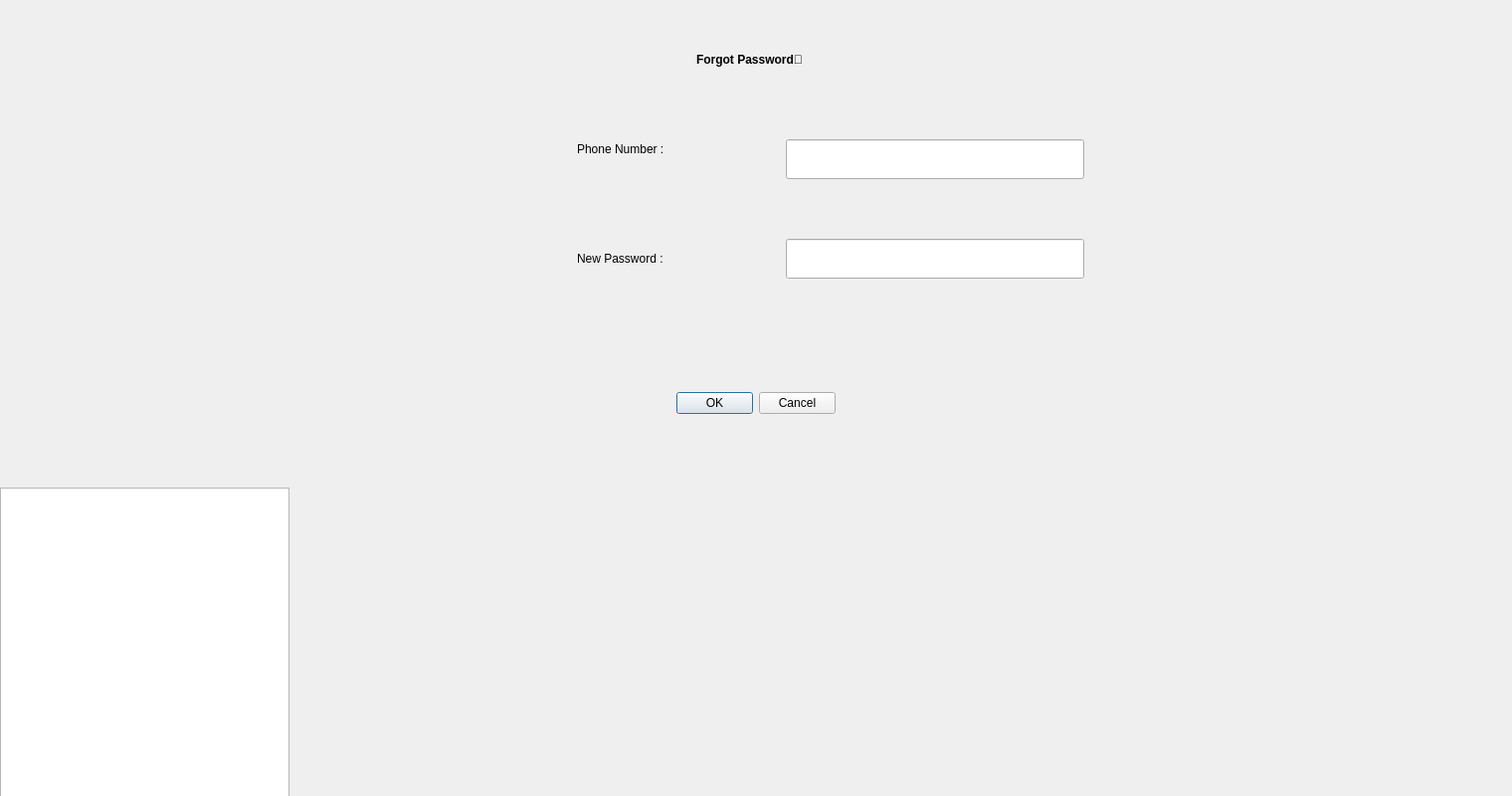
<?xml version="1.0" encoding="UTF-8"?>
<ui version="4.0">
 <class>ForgotPassword</class>
 <widget class="QDialog" name="ForgotPassword">
  <property name="geometry">
   <rect>
    <x>0</x>
    <y>0</y>
    <width>1520</width>
    <height>800</height>
   </rect>
  </property>
  <property name="windowTitle">
   <string>Dialog</string>
  </property>
  <property name="styleSheet">
   <string notr="true">background-image: url(:/loginbg/bg/106380.jpg);</string>
  </property>
  <widget class="QLineEdit" name="lineEdit">
   <property name="geometry">
    <rect>
     <x>790</x>
     <y>140</y>
     <width>300</width>
     <height>40</height>
    </rect>
   </property>
  </widget>
  <widget class="QLabel" name="label">
   <property name="geometry">
    <rect>
     <x>580</x>
     <y>140</y>
     <width>110</width>
     <height>20</height>
    </rect>
   </property>
   <property name="text">
    <string>Phone Number :</string>
   </property>
  </widget>
  <widget class="QLabel" name="label_2">
   <property name="geometry">
    <rect>
     <x>580</x>
     <y>250</y>
     <width>110</width>
     <height>20</height>
    </rect>
   </property>
   <property name="text">
    <string>New Password : </string>
   </property>
  </widget>
  <widget class="QLineEdit" name="lineEdit_2">
   <property name="geometry">
    <rect>
     <x>790</x>
     <y>240</y>
     <width>300</width>
     <height>40</height>
    </rect>
   </property>
  </widget>
  <widget class="QDialogButtonBox" name="buttonBox">
   <property name="geometry">
    <rect>
     <x>680</x>
     <y>390</y>
     <width>160</width>
     <height>30</height>
    </rect>
   </property>
   <property name="standardButtons">
    <set>QDialogButtonBox::Cancel|QDialogButtonBox::Ok</set>
   </property>
  </widget>
  <widget class="QLabel" name="label_3">
   <property name="geometry">
    <rect>
     <x>700</x>
     <y>40</y>
     <width>120</width>
     <height>40</height>
    </rect>
   </property>
   <property name="font">
    <font>
     <bold>true</bold>
    </font>
   </property>
   <property name="text">
    <string>Forgot Password👀</string>
   </property>
  </widget>
  <widget class="QGraphicsView" name="graphicsView">
   <property name="geometry">
    <rect>
     <x>0</x>
     <y>490</y>
     <width>291</width>
     <height>311</height>
    </rect>
   </property>
   <property name="styleSheet">
    <string notr="true">image: url(:/backgrounds/gifs/541f044044771e42a379c61b94f89419.gif);
border-image: url(:/backgrounds/gifs/541f044044771e42a379c61b94f89419.gif);
background-image: url(:/backgrounds/gifs/Plants-vs-Zombies_2.webp);</string>
   </property>
  </widget>
 </widget>
 <resources/>
 <connections/>
</ui>
